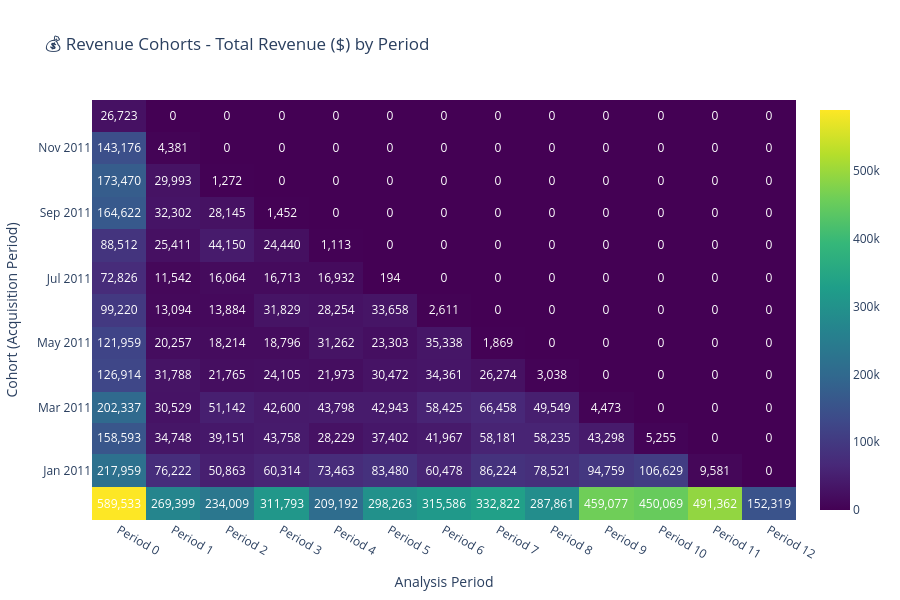

This figure's notebook cell:
### Code cell
# 💰 Create Revenue Heatmap
print("💰 Creating revenue heatmap...")

revenue_heatmap = plot_cohort_heatmap(
    cohort_data=revenue_cohorts,
    title="💰 Revenue Cohorts - Total Revenue ($) by Period",
    color_scale="Viridis",     # Purple-blue-green-yellow color scheme
    show_values=True,
    value_format=",.0f",       # Comma separator for large numbers
    width=900,
    height=600
)

revenue_heatmap.show()

print("💵 Revenue heatmap complete!")
print("💡 Darker colors = higher revenue periods")
print("🔍 Analysis questions: Which cohorts generate most revenue? When?")

### Figure 1 — Plotly figure (JSON) as saved in the notebook; plotly's stock layout.template omitted (floating-point values rounded to 4 significant figures; data arrays with more than 128 entries replaced by an {"elided": "..."} marker saying what was removed)
{"data": [{"colorscale": [[0, "#440154"], [0.1111, "#482878"], [0.2222, "#3e4989"], [0.3333, "#31688e"], [0.4444, "#26828e"], [0.5556, "#1f9e89"], [0.6667, "#35b779"], [0.7778, "#6ece58"], [0.8889, "#b5de2b"], [1, "#fde725"]], "hoverongaps": false, "showscale": true, "text": {"elided": "13x13 float values"}, "textfont": {"color": "white", "size": 12}, "texttemplate": "%{text:,.0f}", "type": "heatmap", "x": ["Period 0", "Period 1", "Period 2", "Period 3", "Period 4", "Period 5", "Period 6", "Period 7", "Period 8", "Period 9", "Period 10", "Period 11", "Period 12"], "y": ["2010-12-01", "2011-01-01", "2011-02-01", "2011-03-01", "2011-04-01", "2011-05-01", "2011-06-01", "2011-07-01", "2011-08-01", "2011-09-01", "2011-10-01", "2011-11-01", "2011-12-01"], "z": {"elided": "13x13 float values"}}], "layout": {"font": {"size": 12}, "height": 600, "title": {"text": "💰 Revenue Cohorts - Total Revenue ($) by Period"}, "width": 900, "xaxis": {"title": {"text": "Analysis Period"}}, "yaxis": {"autorange": true, "title": {"text": "Cohort (Acquisition Period)"}}}}
